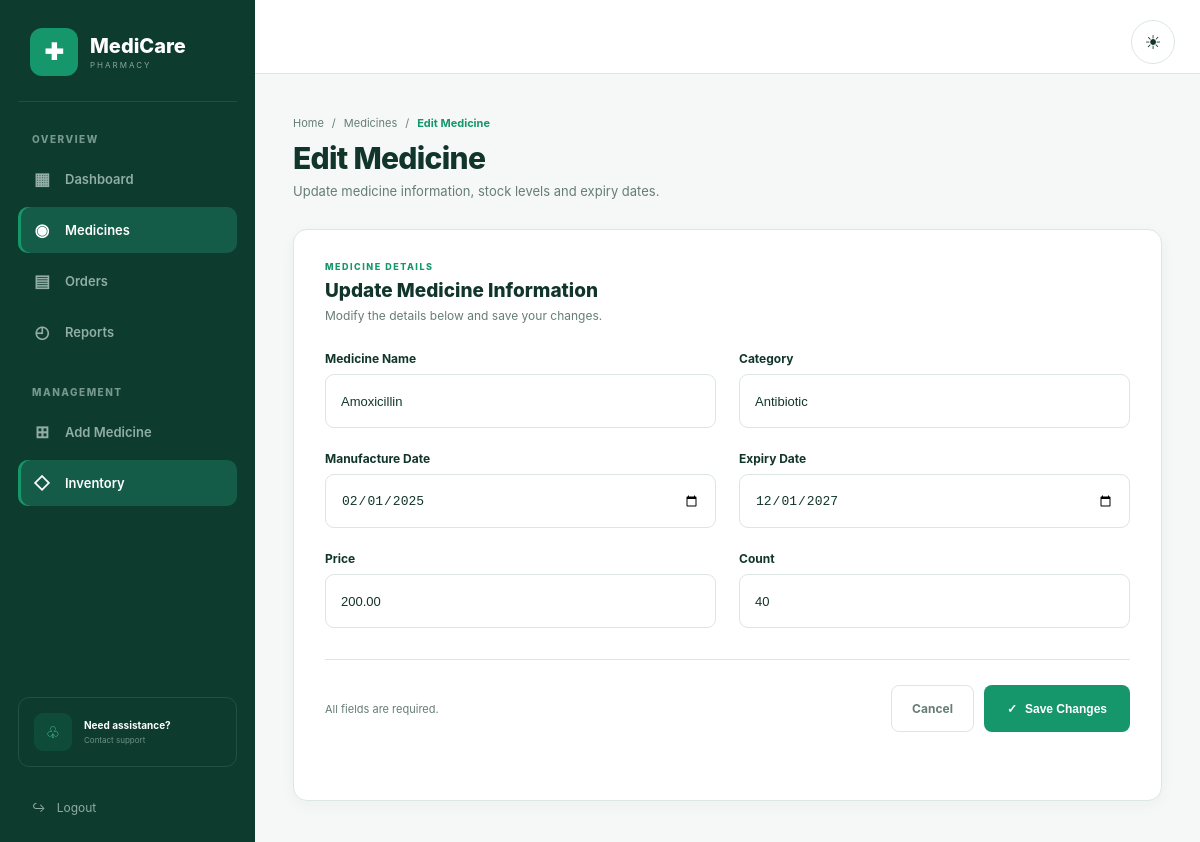
The page /edit-medicine-page/1/ (signed in) on the database its author committed.
### pharmacy/models.py (models this page shows, shortened)
class Medicine(models.Model):
    name = models.CharField(max_length=100)
    category = models.CharField(max_length=100)
    manufacture_date = models.DateField()
    expiry_date = models.DateField()
    price = models.DecimalField(
        max_digits=10,
        decimal_places=2
    )
    count = models.PositiveIntegerField(default=0)

### pharmacy/views.py (the view)
def edit_medicine_page(request, medicine_id):
    if not request.user.is_authenticated:
        return redirect('login')
    if not is_admin(request.user):
        return redirect('user_dashboard')
    medicine = get_object_or_404(Medicine, id=medicine_id)
    return render(request, 'pharmacy/edit_medicine.html', {'medicine': medicine})

### pharmacy/views.py (called while the page is built)
def is_admin(user):
    return user.is_authenticated and user.is_superuser

### pharmacy/templates/pharmacy/edit_medicine.html (shortened to what this page needs)
{% load static %}
<!DOCTYPE html>
<html lang="en">
<head>
</head>
<body>
<button
    type="button"
    id="themeToggle"
    class="theme-toggle"
    aria-label="Switch theme"
    title="Switch to dark mode"
>
    <span class="sun">
        ☀
    </span>
</button>
<div class="page">
    <aside class="sidebar">
        <div class="brand">
            <div class="brand-icon">
                ✚
            </div>
            <div class="brand-name">
                <strong>
                    MediCare
                </strong>
                <span>
                    PHARMACY
                </span>
            </div>
        </div>
        <div class="menu-title">
            OVERVIEW
        </div>
        <nav class="menu">
            <a
                href="/admin-dashboard/"
                class="menu-link"
            >
                <span class="menu-icon">
                    ▦
                </span>
                <span>
                    Dashboard
                </span>
            </a>
            <a
                href="/admin-dashboard/#medicines"
                class="menu-link active"
            >
                <span class="menu-icon">
                    ◉
                </span>
                <span>
                    Medicines
                </span>
            </a>
            <a
                href="/orders-management/"
                class="menu-link"
            >
                <span class="menu-icon">
                    ▤
                </span>
                <span>
                    Orders
                </span>
            </a>
            <a
                href="/admin-dashboard/#reports"
                class="menu-link"
            >
                <span class="menu-icon">
                    ◴
                </span>
                <span>
                    Reports
                </span>
            </a>
        </nav>
        <div class="menu-title">
            MANAGEMENT
        </div>
        <nav class="menu">
            <a
                href="/add-medicine-page/"
                class="menu-link"
            >
                <span class="menu-icon">
                    ⊞
                </span>
                <span>
                    Add Medicine
                </span>
            </a>
            <a
                href="/admin-dashboard/#medicines"
                class="menu-link active"
            >
                <span class="menu-icon">
                    ◇
                </span>
                <span>
                    Inventory
                </span>
            </a>
        </nav>
        <div class="sidebar-space"></div>
        <div class="support">
            <div class="support-icon">
                ♧
            </div>
            <div>
                <strong>
                    Need assistance?
                </strong>
                <span>
                    Contact support
                </span>
            </div>
        </div>
        <a
            href="/logout/"
            class="logout"
        >
            <span>
                ↪
            </span>
            <span>
                Logout
            </span>
        </a>
    </aside>
    <main class="main">
        <header class="topbar">
        </header>
        <div class="content">
            <div class="breadcrumb">
                <span>
                    Home
                </span>
                <span>
                    /
                </span>
                <span>
                    Medicines
                </span>
                <span>
                    /
                </span>
                <strong>
                    Edit Medicine
                </strong>
            </div>
            <h1 class="page-title">
                Edit Medicine
            </h1>
            <p class="page-description">
                Update medicine information, stock levels and expiry dates.
            </p>
            <section class="medicine-card">
                <div class="section-label">
                    MEDICINE DETAILS
                </div>
                <h2 class="section-title">
                    Update Medicine Information
                </h2>
                <p class="section-description">
                    Modify the details below and save your changes.
                </p>
                <div class="form-grid">
                    <div class="field">
                        <label for="name">
                            Medicine Name
                        </label>
                        <input
                            type="text"
                            id="name"
                            value="{{ medicine.name }}"
                            placeholder="Enter medicine name"
                            autocomplete="off"
                        >
                    </div>
                    <div class="field">
                        <label for="category">
                            Category
                        </label>
                        <input
                            type="text"
                            id="category"
                            value="{{ medicine.category }}"
                            placeholder="Enter category"
                            autocomplete="off"
                        >
                    </div>
                    <div class="field">
                        <label for="manufacture_date">
                            Manufacture Date
                        </label>
                        <input
                            type="date"
                            id="manufacture_date"
                            value="{{ medicine.manufacture_date|date:'Y-m-d' }}"
                        >
                    </div>
                    <div class="field">
                        <label for="expiry_date">
                            Expiry Date
                        </label>
                        <input
                            type="date"
                            id="expiry_date"
                            value="{{ medicine.expiry_date|date:'Y-m-d' }}"
                        >
                    </div>
                    <div class="field">
                        <label for="price">
                            Price
                        </label>
                        <input
                            type="number"
                            id="price"
                            value="{{ medicine.price }}"
                            placeholder="Enter price"
                            min="0"
                            step="0.01"
                        >
                    </div>
                    <div class="field">
                        <label for="count">
                            Count
                        </label>
                        <input
                            type="number"
                            id="count"
                            value="{{ medicine.count }}"
                            placeholder="Enter count"
                            min="0"
                            step="1"
                        >
                    </div>
                </div>
                <div class="actions">
                    <div class="note">
                        All fields are required.
                    </div>
                    <div class="buttons">
                        <a
                            href="/admin-dashboard/"
                            class="cancel-button"
                        >
                            Cancel
                        </a>
                        <button
                            type="button"
                            id="updateMedicineButton"
                            class="update-button"
                            data-id="{{ medicine.id }}"
                        >
                            <span>
                                ✓
                            </span>
                            <span>
                                Save Changes
                            </span>
                        </button>
                    </div>
                </div>
                <div
                    id="message"
                    class="message"
                ></div>
            </section>
        </div>
    </main>
</div>
</body>
</html>

### rows shown on the page
Medicine: name "Amoxicillin", category "Antibiotic", manufacture_date "02/01/2025", expiry_date "12/01/2027", price "200.00", count "40"
